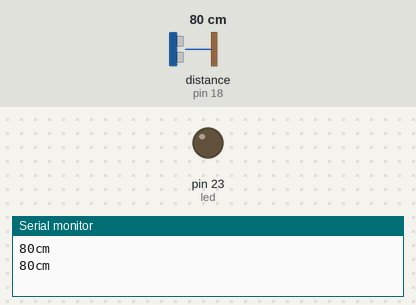
Bench run of a sketch on a simulated Arduino Mega 2560, built with avr-gcc and run on an emulated ATmega2560. Parts: output pins drawn as LEDs (lit = HIGH), the last lines printed to the serial monitor. Wiring (inferred from the names in the program): ultrasonic range finder: trigger pin 19; echo pin 18. The inputs (shaded band) are chosen by the test bench; at power-on: distance to the obstacle (sensor on pin 18) 80 cm. The echo pulse lasts 58.3 µs per cm; pins used as bus, display or sensor lines are not drawn.

Above: at 1.8 s.
1.9 s: distance to the obstacle (sensor on pin 18) set to 12 cm
3.4 s: distance to the obstacle (sensor on pin 18) set to 9 cm
At 5.2 s:
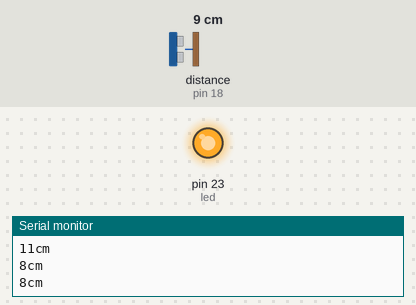
5.5 s: distance to the obstacle (sensor on pin 18) set to 18 cm
At 7.0 s:
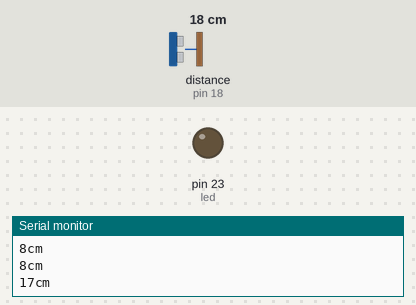
7.5 s: distance to the obstacle (sensor on pin 18) set to 2 cm
At 8.7 s:
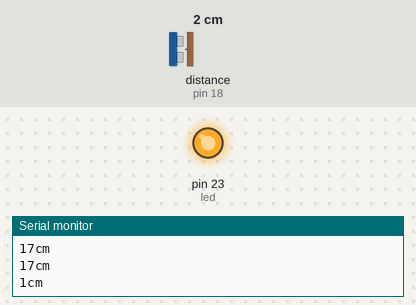
Timing chart, 0 to 10.5 s (numbered marks = the images above; inputs shaded):
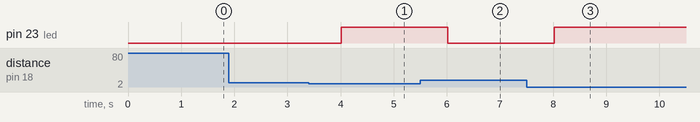

Measured:
- the behaviour switches between 11 and 10 cm on distance to the obstacle (sensor on pin 18) (found by bisection; images 0 and 1)
- after the input at 3.4 s, pin 23 (led): LOW → HIGH after 0.61 s
- after the input at 5.5 s, pin 23 (led): HIGH → LOW after 0.52 s
- after the input at 7.5 s, pin 23 (led): LOW → HIGH after 0.52 s

The sketch:

Ultrasonic.ino
```cpp
const int pingPin = 19; //D19
int inPin = 18; //D18
int led = 23; //D23

void setup() {
  pinMode(led, OUTPUT);
  digitalWrite(led, LOW);
Serial.begin(9600);
}

void loop()
{
long duration, cm;

pinMode(pingPin, OUTPUT);


digitalWrite(pingPin, LOW);
delayMicroseconds(2);
digitalWrite(pingPin, HIGH);
delayMicroseconds(5);
digitalWrite(pingPin, LOW);
pinMode(inPin, INPUT);
duration = pulseIn(inPin, HIGH);

cm = microsecondsToCentimeters(duration);

Serial.print(cm);
Serial.print("cm");
Serial.println();
if (cm < 10) {
    digitalWrite(led, HIGH);
  }
  else {
    digitalWrite(led, LOW);
  }
delay(1000);

}

long microsecondsToCentimeters(long microseconds)
{
// The speed of sound is 340 m/s or 29 microseconds per centimeter.
// The ping travels out and back, so to find the distance of the
// object we take half of the distance travelled.
return microseconds / 29 / 2;
}
```
